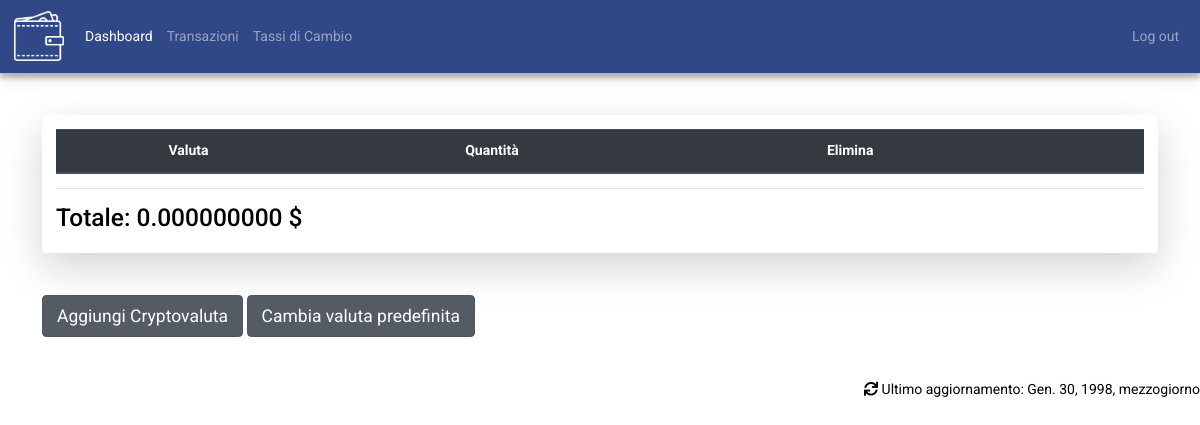
Page /dashboard/ (signed in) on the earlier database version.
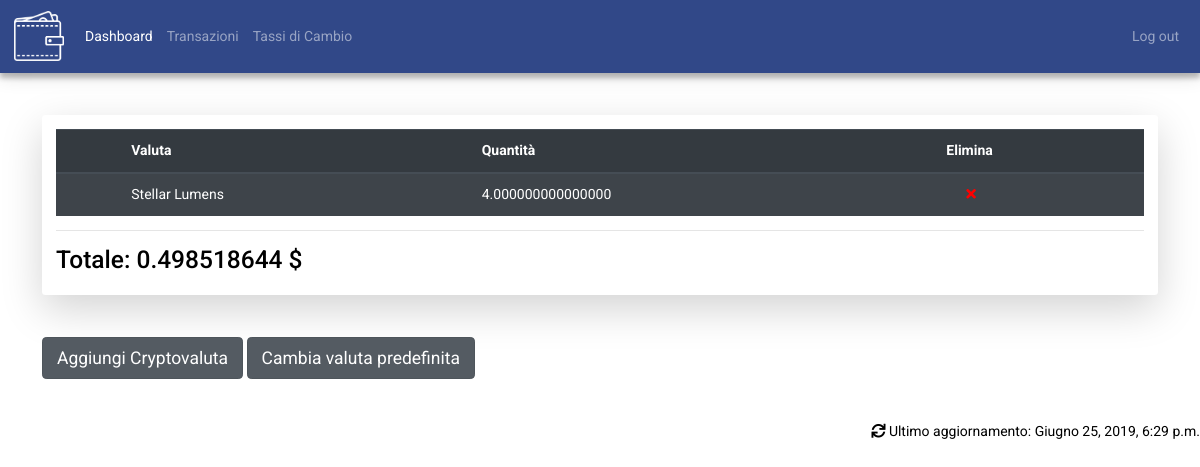
Same page on the later database version.
### dashboard/models.py (models this page shows, shortened)
class Wallet(models.Model):
    wallet_id = models.CharField(max_length=35, null=False, unique=True)
    user_id = models.OneToOneField(User, on_delete=models.CASCADE)
    cambio_selezionato = models.ForeignKey(Valuta, on_delete=models.CASCADE)
    transazione_ingresso = models.ManyToManyField('Wallet', null=True, through='Transazione', related_name="transazione_uscita",symmetrical=False)
    ultimo_aggiornamento = models.DateTimeField(default=datetime(1998, 1, 30, 12, 00))

class Conto(models.Model):
    tipo_valuta = models.ForeignKey(Valuta, on_delete=models.CASCADE, default=None)
    importo = models.DecimalField(default=0, decimal_places=15, max_digits=30)
    wallet_associato = models.ForeignKey(Wallet, related_name='conti', on_delete=models.CASCADE)
    class Meta:
        unique_together = ('tipo_valuta', 'wallet_associato')
    def calcola_totale_conto(self,valuta):  # calcola il totale nella valuta richiesta
        return (float(self.tipo_valuta.cambio)/float(valuta.cambio))*float(self.importo)

class Valuta(models.Model):
    sigla = models.CharField(max_length=3,  null=False, unique=True)
    cambio = models.DecimalField(decimal_places=15, max_digits=30)
    nome = models.CharField(max_length=25)
    class Meta:
        ordering = ('sigla',)

### dashboard/views.py (the view)
# urls.py: path('', views.dashboard, name='dashboard'),
@login_required
def dashboard(request):
    user_wallet = Wallet.objects.get(user_id=request.user)
    conti = Conto.objects.filter(wallet_associato=user_wallet).order_by('-tipo_valuta').reverse()
    if(conti):
        totale = conti[0].calcola_totale_conto(user_wallet.cambio_selezionato)
    else:
        totale = 0
    return render(request, 'dashboard.html', {
        'conti': conti,
        'totale': '%.9f'%totale,
        'cambio_selezionato': user_wallet.cambio_selezionato.sigla,
        'ultimo_aggiornamento': user_wallet.ultimo_aggiornamento
    })

### templates/dashboard.html (shortened to what this page needs)
{% extends 'base.html' %}
{% block content %}
    <div class="col py-5 px-md-5 bordered col-example">
        <div class="shadow-lg p-3 mb-5 bg rounded">
            <table class="table table-striped table-dark ">
                <thead>
                <tr>
                  <th scope="col"></th>
                  <th scope="col">Valuta</th>
                  <th scope="col">Quantità</th>
                    <th scope="col">Elimina</th>
                </tr>
              </thead>
              <tbody>
        {% for conto in conti %}
                            <tr>
                  <th scope="row"></th>
                  <td>{{ conto.tipo_valuta.nome }}</td>
                  <td>{{ conto.importo }}</td>
                  <td>
                      <a href="{% url 'elimina_conto' conto.id%}" onclick="return confirm('Sei sicuro di voler eliminare questo articolo?')">
                                    <i class="fas fa-times" style="color: #ff0000;padding-left: 20px;"></i>
                      </a>
                  </td>
                </tr>
        {% endfor %}
              </tbody>
            </table>
            <hr>
            <h3>Totale: {{ totale }}
            {% if cambio_selezionato == 'USD' %}${% elif cambio_selezionato == 'EUR' %}€{% else %}{{ cambio_selezionato }}{% endif %}
             </h3>
        </div>
<a href="{% url 'aggiungi_conto' %}" class="btn btn-secondary btn-lg active" role="button" aria-pressed="true" >Aggiungi Cryptovaluta</a>
    <a href="{% url 'selezione_cambio' %}" class="btn btn-secondary btn-lg active" role="button" aria-pressed="true" >Cambia valuta predefinita</a>
</div>
{% endblock %}
{% block footer %}
        {% include 'partials/footer.html' %}
{% endblock %}

### templates/partials/footer.html
<fotter>
    <div class="ultimo-aggiornamento">
        <i id="refresh" class="fas fa-sync js-spinner"></i>
        <p class="ultimoaggiornamentotext"> Ultimo aggiornamento: {{ ultimo_aggiornamento }}</p>
    </div>
</fotter>

Differences in the rows shown:
added Conto: tipo_valuta.nome "Stellar Lumens", importo "4.000000000000000"
changed Wallet: ultimo_aggiornamento "Gen. 30, 1998, mezzogiorno" → "Giugno 25, 2019, 6:29 p.m."
Other differences:
{{ totale }}: "0.000000000" → "0.498518644"
